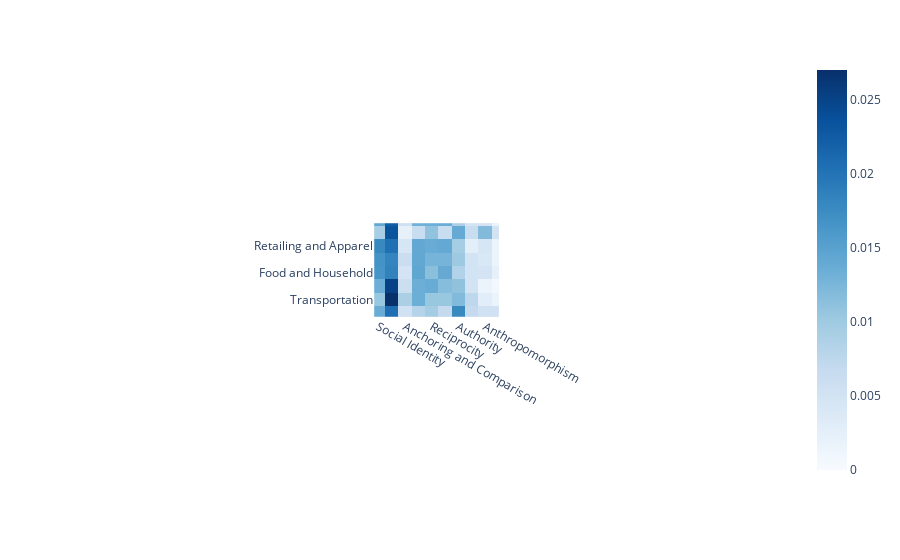

The code cell stored with this chart in its notebook:
### Code cell
df_sectors_pers = pd.DataFrame.from_dict(df_sectors_pers).T
fig = px.imshow(df_sectors_pers, color_continuous_scale=px.colors.sequential.Blues)
fig.show()
# plotly.offline.plot({"data": fig}, filename = "Sector vs Strategies (normalized).html")

### Figure 1 — Plotly figure (JSON) as saved in the notebook; plotly's stock layout.template omitted (floating-point values rounded to 4 significant figures)
{"data": [{"coloraxis": "coloraxis", "hovertemplate": "x: %{x}<br>y: %{y}<br>color: %{z}<extra></extra>", "name": "0", "type": "heatmap", "x": ["Social Identity", "Concreteness", "Anchoring and Comparison", "Overcoming Reactance", "Reciprocity", "Foot in the Door", "Authority", "Social Impact", "Anthropomorphism", "Scarcity", "Social Proof", "Unclear"], "xaxis": "x", "y": ["Technology", "Media", "Retailing and Apparel", "Finance", "Food and Household", "Wholesalers, Industrials and Energy", "Transportation", "Aerospace and Defence", "Healthcare"], "yaxis": "y", "z": [[0.01438, 0.02226, 0.00565, 0.01318, 0.01335, 0.0137, 0.008903, 0.004794, 0.004794, 0.001541, 0.004965, 0.003595], [0.009343, 0.02336, 0.002336, 0.00634, 0.01101, 0.00634, 0.01401, 0.00634, 0.01201, 0.005005, 0.005672, 0.009343], [0.0178, 0.02034, 0.004486, 0.01421, 0.01376, 0.01406, 0.009571, 0.002841, 0.004337, 0.001645, 0.004935, 0.00314], [0.01682, 0.01835, 0.006116, 0.01427, 0.01274, 0.01274, 0.01019, 0.005097, 0.004077, 0.001529, 0.005097, 0.004077], [0.01652, 0.01852, 0.004843, 0.01453, 0.0114, 0.01396, 0.008547, 0.005128, 0.004843, 0.002279, 0.006553, 0.003989], [0.01348, 0.02516, 0.00599, 0.01348, 0.01378, 0.01168, 0.01108, 0.005091, 0.001497, 0.000599, 0.003594, 0.00569], [0.01051, 0.02703, 0.009009, 0.01351, 0.01051, 0.01051, 0.01201, 0.007508, 0.003003, 0.001502, 0.004505, 0.001502], [0.01372, 0.02058, 0.005487, 0.00823, 0.009602, 0.006859, 0.01783, 0.006859, 0.005487, 0.005487, 0.006859, 0.004115], [0.01873, 0.01873, 0.001248, 0.01748, 0.006242, 0.01373, 0.008739, 0.01248, 0.006242, 0, 0.006242, 0.001248]]}], "layout": {"autosize": true, "coloraxis": {"colorscale": [[0, "rgb(247,251,255)"], [0.125, "rgb(222,235,247)"], [0.25, "rgb(198,219,239)"], [0.375, "rgb(158,202,225)"], [0.5, "rgb(107,174,214)"], [0.625, "rgb(66,146,198)"], [0.75, "rgb(33,113,181)"], [0.875, "rgb(8,81,156)"], [1, "rgb(8,48,107)"]]}, "dragmode": "pan", "margin": {"t": 60}, "xaxis": {"anchor": "y", "autorange": false, "constrain": "domain", "domain": [0.4127, 0.5873], "range": [-0.3042, 9.018], "scaleanchor": "y", "type": "category"}, "yaxis": {"anchor": "x", "autorange": false, "constrain": "domain", "domain": [0.004202, 0.9958], "range": [7.285, 0.2933], "type": "category"}}}
